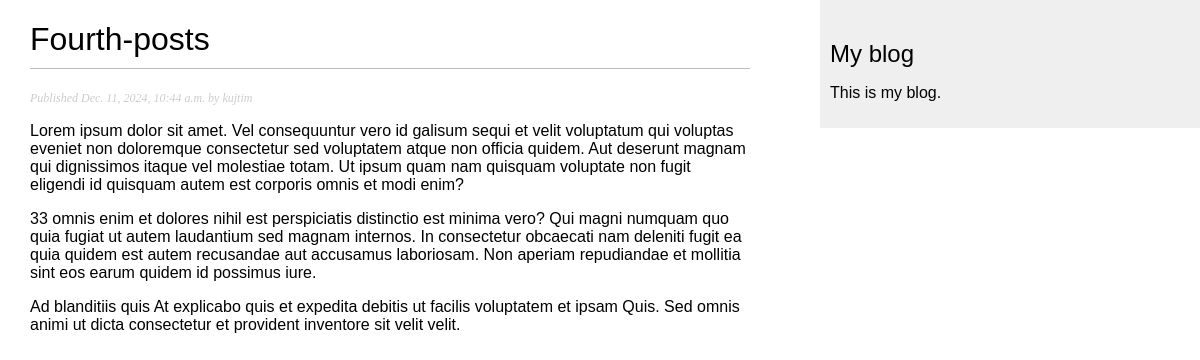
Screenshot of /blog/2024/12/11/fourth-posts/ with the database file from the repository.
### blog/models.py (models this page shows, shortened)
class Post(models.Model):
    STATUS_CHOICES = (
        ("draft", "Draft"),
        ("published", "Published"),
    )
    title = models.CharField(max_length=250)
    slug = models.SlugField(max_length=250, unique_for_date="publish")
    author = models.ForeignKey(
        User, on_delete=models.CASCADE, related_name="blog_posts"
    )
    body = models.TextField()
    publish = models.DateTimeField(default=timezone.now)
    created = models.DateTimeField(auto_now_add=True)
    updated = models.DateTimeField(auto_now=True)
    status = models.CharField(max_length=10, choices=STATUS_CHOICES, default="draft")
    objects = models.Manager()  # The default manager.
    published = PublishedManager()  # Our custom manager.
    class Meta:
        ordering = ("-publish",)

### blog/views.py (the view)
def post_detail(request, year, month, day, post):
    post = get_object_or_404(
        Post,
        slug=post,
        status="published",
        publish__year=year,
        publish__month=month,
        publish__day=day,
    )
    return render(request, "blog/post/detail.html", {"post": post})

### blog/templates/blog/post/detail.html (shortened to what this page needs)
{% extends "blog/base.html" %}
{% block content %}
  <h1>{{ post.title }}</h1>
  <p class="date">
    Published {{ post.publish }} by {{ post.author }}
  </p>
  {{ post.body|linebreaks }}
{% endblock %}

### blog/static/css/blog.css (style rules this page uses)
body { margin: 0; padding: 0; font-family: helvetica, sans-serif; }
h1 { font-weight: normal; border-bottom: 1px solid #bbb; padding: 0 0 10px 0; }
p.date { color: #ccc; font-family: georgia, serif; font-size: 12px; font-style: italic; }

### rows the page displays
Post: title "Fourth-posts", publish "Dec. 11, 2024, 10:44 a.m.", author "kujtim", body "Lorem ipsum dolor sit amet. Vel consequuntur vero id galisum sequi et velit voluptatum qui voluptas eveniet non doloremque consectetur sed voluptatem atque non officia quidem. Aut deserunt magnam qui dignissimos itaque vel molestiae totam. Ut ipsum quam nam quisquam voluptate non fugit eligendi id quisquam autem est corporis omnis et modi enim? 33 omnis enim et dolores nihil est perspiciatis distinctio est minima vero? Qui magni numquam quo quia fugiat ut autem laudantium sed magnam internos. In consectetur obcaecati nam deleniti fugit ea quia quidem est autem recusandae aut accusamus laboriosam. Non aperiam repudiandae et mollitia sint eos earum quidem id possimus iure. Ad blanditiis quis…"
